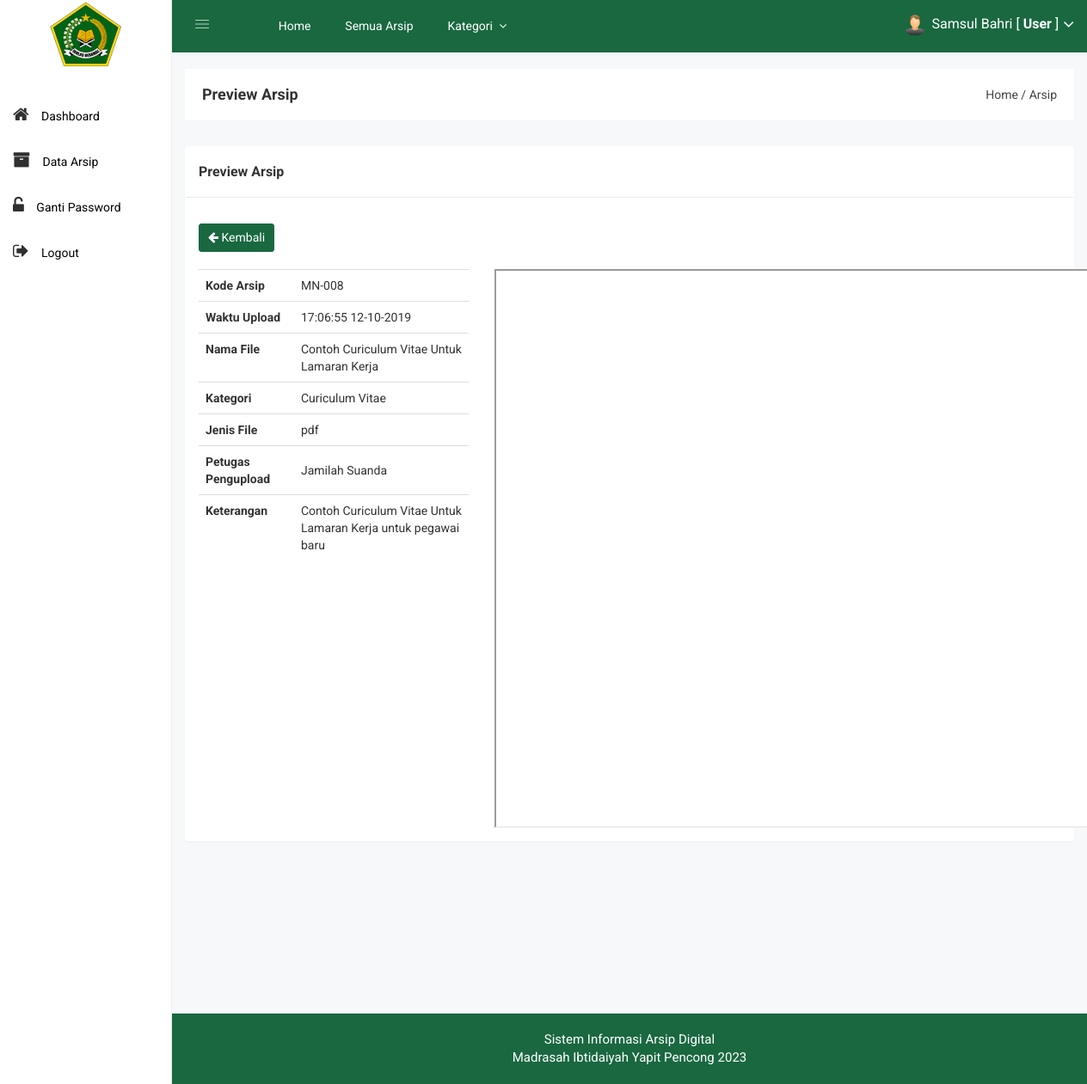
The app's page /user/arsip_preview.php?id=9 (signed in), older data.
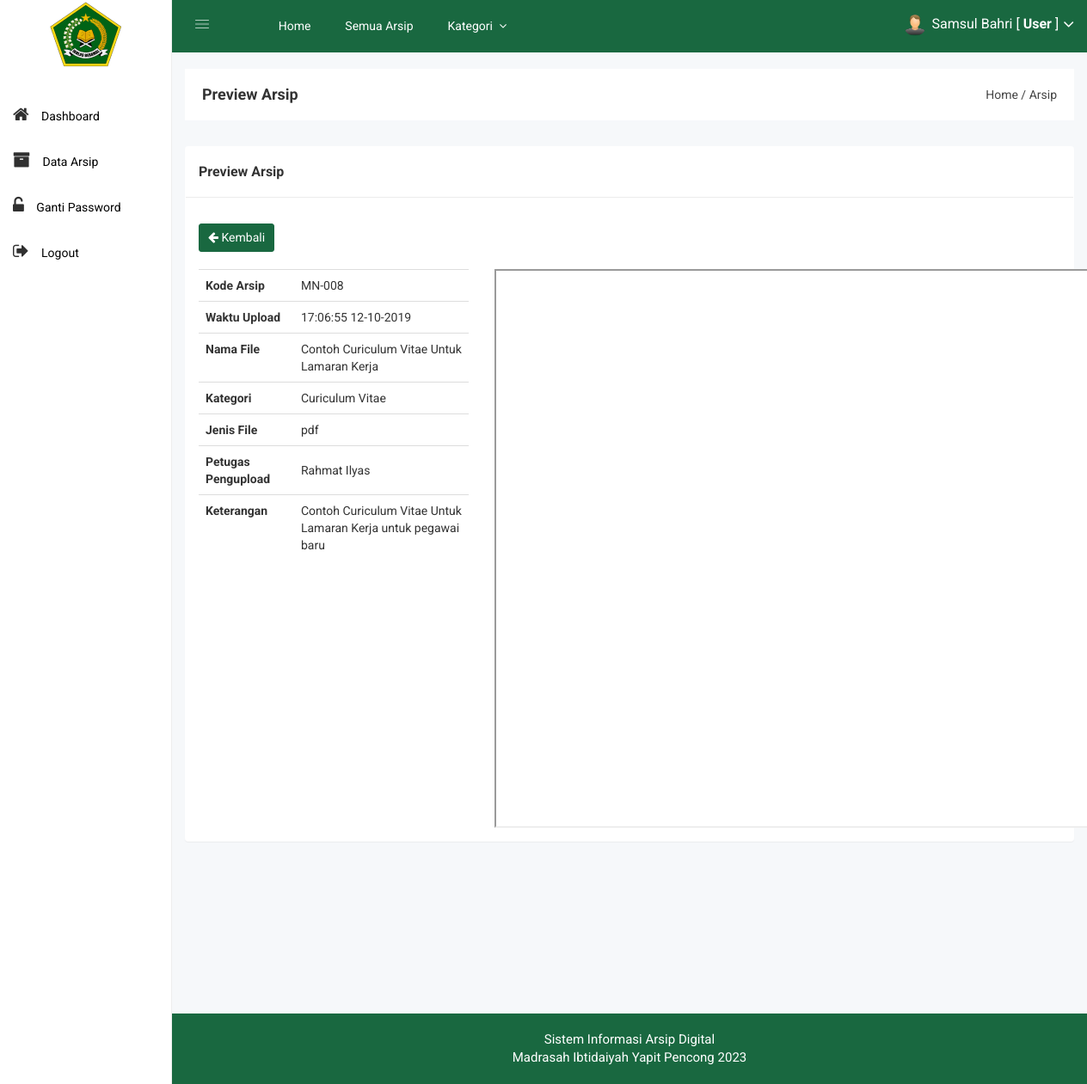
The same page, newer data.
### tables this page shows
CREATE TABLE `arsip` (
  `arsip_id` int(11) NOT NULL,
  `arsip_waktu_upload` datetime NOT NULL,
  `arsip_petugas` int(11) NOT NULL,
  `arsip_kode` varchar(255) NOT NULL,
  `arsip_nama` varchar(255) NOT NULL,
  `arsip_jenis` varchar(255) NOT NULL,
  `arsip_kategori` int(11) NOT NULL,
  `arsip_keterangan` text NOT NULL,
  `arsip_file` varchar(255) NOT NULL
);

CREATE TABLE `petugas` (
  `petugas_id` int(11) NOT NULL,
  `petugas_nama` varchar(255) NOT NULL,
  `petugas_username` varchar(255) NOT NULL,
  `petugas_password` varchar(255) NOT NULL,
  `petugas_foto` varchar(255) NOT NULL
);

CREATE TABLE `kategori` (
  `kategori_id` int(11) NOT NULL,
  `kategori_nama` varchar(255) NOT NULL,
  `kategori_keterangan` text NOT NULL
);

### user/arsip_preview.php (the view, shortened to what this page needs)
<?php include 'header.php'; ?>
<div class="breadcome-area">
    <div class="container-fluid">
        <div class="row">
            <div class="col-lg-12 col-md-12 col-sm-12 col-xs-12">
                <div class="breadcome-list">
                    <div class="row">
                        <div class="col-lg-6 col-md-6 col-sm-6 col-xs-12">
                            <div class="breadcome-heading">
                                <h4 style="margin-bottom: 0px">Preview Arsip</h4>
                            </div>
                        </div>
                        <div class="col-lg-6 col-md-6 col-sm-6 col-xs-12">
                            <ul class="breadcome-menu" style="padding-top: 0px">
                                <li><a href="#">Home</a> <span class="bread-slash">/</span></li>
                                <li><span class="bread-blod">Arsip</span></li>
                            </ul>
                        </div>
                    </div>
                </div>
            </div>
        </div>
    </div>
</div>
<div class="container-fluid">
    <div class="row">
        <div class="col-lg-12">
            <div class="panel panel">
                <div class="panel-heading">
                    <h3 class="panel-title">Preview Arsip</h3>
                </div>
                <div class="panel-body">
                    <a href="arsip.php" class="btn btn-sm btn-primary"><i class="fa fa-arrow-left"></i> Kembali</a>
                    <br>
                    <br>
                    <?php
                    $id = $_GET['id'];
                    $data = mysqli_query($koneksi,"SELECT * FROM arsip,kategori,petugas WHERE arsip_petugas=petugas_id and arsip_kategori=kategori_id and arsip_id='$id'");
                    while($d = mysqli_fetch_array($data)){
                        ?>
                        <div class="row">
                            <div class="col-lg-4">
                                <table class="table">
                                    <tr>
                                        <th>Kode Arsip</th>
                                        <td><?php echo $d['arsip_kode']; ?></td>
                                    </tr>
                                    <tr>
                                        <th>Waktu Upload</th>
                                        <td><?php echo date('H:i:s  d-m-Y',strtotime($d['arsip_waktu_upload'])) ?></td>
                                    </tr>
                                    <tr>
                                        <th>Nama File</th>
                                        <td><?php echo $d['arsip_nama']; ?></td>
                                    </tr>
                                    <tr>
                                        <th>Kategori</th>
                                        <td><?php echo $d['kategori_nama']; ?></td>
                                    </tr>
                                    <tr>
                                        <th>Jenis File</th>
                                        <td><?php echo $d['arsip_jenis']; ?></td>
                                    </tr>
                                    <tr>
                                        <th>Petugas Pengupload</th>
                                        <td><?php echo $d['petugas_nama']; ?></td>
                                    </tr>
                                    <tr>
                                        <th>Keterangan</th>
                                        <td><?php echo $d['arsip_keterangan']; ?></td>
                                    </tr>
                                </table>
                            </div>
                            <div class="col-lg-8">
                                <?php
                                if($d['arsip_jenis'] == "png" || $d['arsip_jenis'] == "jpg" || $d['arsip_jenis'] == "gif" || $d['arsip_jenis'] == "jpeg"){
                                    ?>
                                    <img src="../arsip/<?php echo $d['arsip_file']; ?>">
                                    <?php
                                }elseif($d['arsip_jenis'] == "pdf"){
                                    ?>
                                    <div class="pdf-singe-pro">
                                    </div>
                                    <?php
                                }else{
                                    ?>
                                    <p>Preview tidak tersedia, silahkan <a target="_blank" style="color: blue" href="../arsip/<?php echo $d['arsip_file']; ?>">Download di sini.</a></p>.
                                    <?php
                                }
                                ?>
                            </div>
                        </div>
                        <?php
                    }
                    ?>
                </div>
            </div>
        </div>
    </div>
</div>
<?php include 'footer.php'; ?>

Row changes from the older to the newer data that the page shows:
changed through a linked row, arsip "MN-008": petugas.petugas_nama "Jamilah Suanda" → "Rahmat Ilyas"
